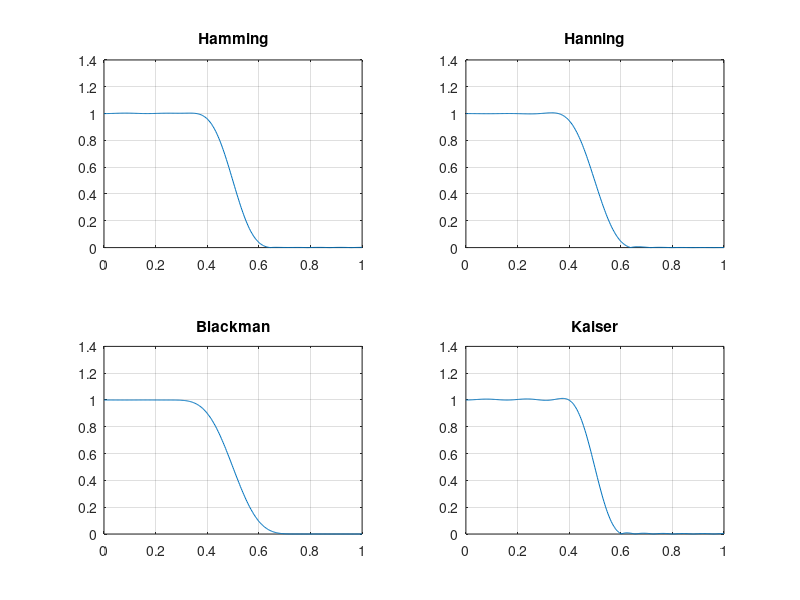

Write MATLAB code to recreate this figure.
clc;close all;
wc = 0.5*pi;
N = 24;

w = 0:0.01:pi;

b = fir1(N,wc/pi,hamming(N+1));
h = freqz(b,1,w);

subplot(2,2,1)
plot(w/pi, abs(h))
title('Hamming')
grid;
b = fir1(N,wc/pi,hanning(N+1));
h = freqz(b,1,w);

subplot(2,2,2)
plot(w/pi, abs(h))
title('Hanning')
grid;
b = fir1(N,wc/pi,blackman(N+1));
h = freqz(b,1,w);

subplot(2,2,3)
plot(w/pi, abs(h))
title('Blackman')
grid;
b = fir1(N,wc/pi,kaiser(N+1, 3.5));
h = freqz(b,1,w);

subplot(2,2,4)
plot(w/pi, abs(h))
title('Kaiser')
grid;